Frame 1 (no input): blank canvas, image omitted
Frame 60 (no input): blank canvas, image omitted
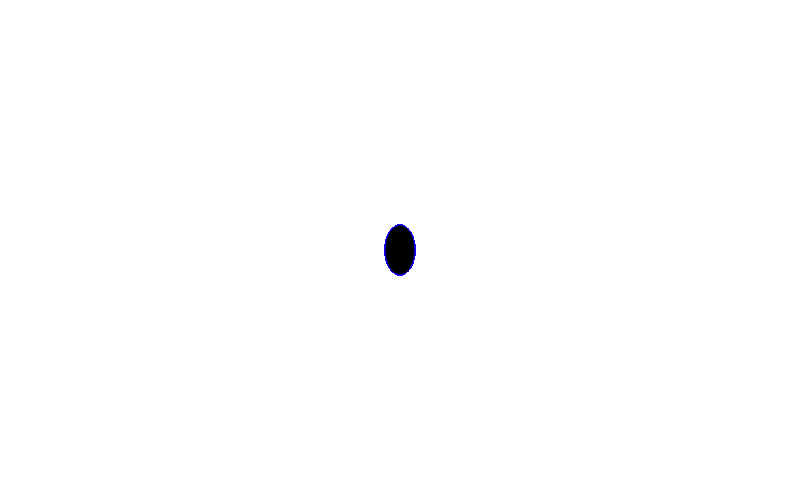
Frame 120 (the mouse pressed at the canvas centre since frame 60)

The p5.js sketch whose frames 1 and 60 were blank and that drew this single picture after the mouse press (run headless with seeded random() and noise() and a simulated clock; from frame 60 on, the mouse is pressed at the canvas centre):

// p5.js sketch
// ── sketch.js
function setup() {
  createCanvas(800, 500);
  background("rgb(255,255,255)");
}

function draw() {
  fill("black")
  stroke("rgb(25,0,255)");
  if (mouseIsPressed)
  ellipse(mouseX, mouseY,30, 50);
}
